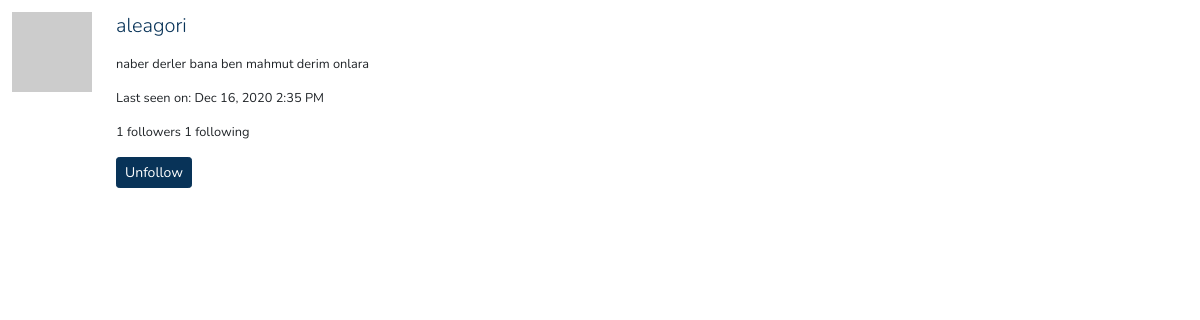
The page /user/aleagori/popup (signed in) on the database as committed earlier.
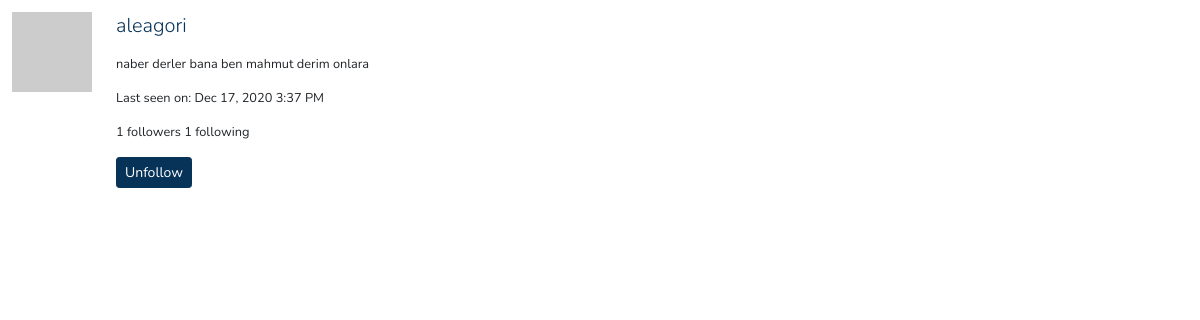
The same page on the database as committed later.
### app/models.py (models this page shows, shortened)
class User(UserMixin, db.Model):
    id = db.Column(db.Integer, primary_key=True)
    username = db.Column(db.String(64), index=True, unique=True)
    email = db.Column(db.String(120), index=True, unique=True)
    password_hash = db.Column(db.String(128))
    posts = db.relationship('Post', backref='author', lazy='dynamic')
    about_me = db.Column(db.String(160))
    last_seen = db.Column(db.DateTime, default=datetime.utcnow)
    followed = db.relationship(
        'User', secondary=followers,
        primaryjoin=(followers.c.follower_id == id),
        secondaryjoin=(followers.c.followed_id == id),
        backref=db.backref('followers', lazy='dynamic'), lazy='dynamic')
    def avatar(self, size):
        digest = md5(self.email.lower().encode('utf-8')).hexdigest()
        return 'https://www.gravatar.com/avatar/{}?d=identicon&s={}'.format(
            digest, size)
    def is_following(self, user):
        return self.followed.filter(
            followers.c.followed_id == user.id).count() > 0

### app/main/routes.py (the view)
@bp.route('/user/<username>/popup')
@login_required
def user_popup(username):
    user = User.query.filter_by(username=username).first_or_404()
    form = EmptyForm()
    return render_template('user_popup.html', user=user, form=form)

### app/main/forms.py
class SearchForm(FlaskForm):
    q = StringField('Search', validators=[DataRequired()])
    def __init__(self, *args, **kwargs):
        if 'formdata' not in kwargs:
            kwargs['formdata'] = request.args
        if 'csrf_enabled' not in kwargs:
            kwargs['csrf_enabled'] = False
        super(SearchForm, self).__init__(*args, **kwargs)

class EmptyForm(FlaskForm):
    submit = SubmitField('Submit')

### app/main/routes.py (called while the page is built)
@bp.before_app_request
def before_request():
    if current_user.is_authenticated:
        current_user.last_seen = datetime.utcnow()
        db.session.commit()
        g.search_form = SearchForm()

### app/models.py (called while the page is built)
@login.user_loader
def load_user(id):
    return User.query.get(int(id))

    @classmethod
    def before_commit(cls, session):
        session._changes = {
            'add': list(session.new),
            'update': list(session.dirty),
            'delete': list(session.deleted)
        }

### app/templates/user_popup.html (shortened to what this page needs)
{% from 'bootstrap/utils.html' import render_static %}
{% block styles %}
{{ bootstrap.load_css() }}
{{ render_static('css', 'theme.css', local=True) }}
{% endblock %}
<table class="table">
    <tr>
        <td width="64" style="border: 0px;"><img src="{{ user.avatar(64) }}"></td>
        <td style="border: 0px;">
            <p><a class="lead" href="{{ url_for('main.user', username=user.username) }}">{{ user.username }}</a></p>
            <small>
                {% if user.about_me %}<p>{{ user.about_me }}</p>{% endif %}
                {% if user.last_seen %}
                <p>Last seen on: {{ moment(user.last_seen).format('lll') }}</p>
                {% endif %}
                <p>
                    {{ user.followers.count() }} followers
                    {{ user.followed.count() }} following
                </p>
                {% if user != current_user %}
                    {% if not current_user.is_following(user) %}
                    <p>
                        <form action="{{ url_for('main.follow', username=user.username) }}" method="post">
                            {{ form.hidden_tag() }}
                            {{ form.submit(value='Follow', class_='btn btn-primary align-bottom btn-sm mr-1') }}
                        </form>
                    </p>
                    {% else %}
                    <p>
                        <form action="{{ url_for('main.unfollow', username=user.username) }}" method="post">
                            {{ form.submit(value='Unfollow', class_='btn btn-primary align-bottom btn-sm mr-1') }}
                        </form>
                    </p>
                    {% endif %}
                {% endif %}
            </small>
        </td>
    </tr>
</table>

Rows that differ between the two databases and show on the page:
changed User "aleagori": last_seen "Dec 16, 2020 2:35 PM" → "Dec 17, 2020 3:37 PM"
